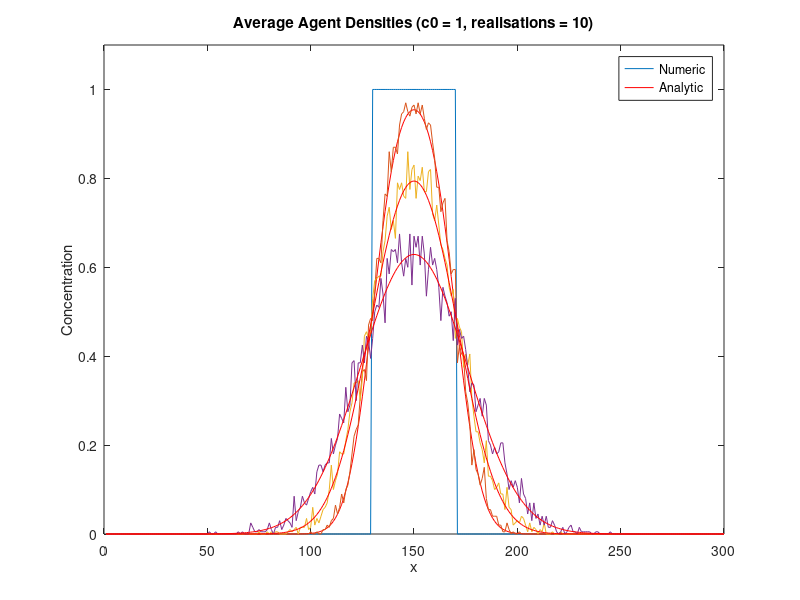
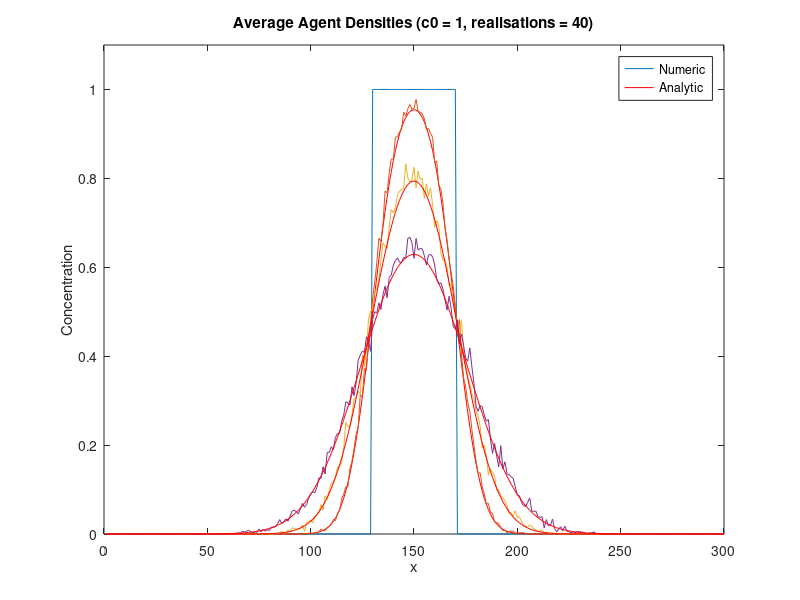
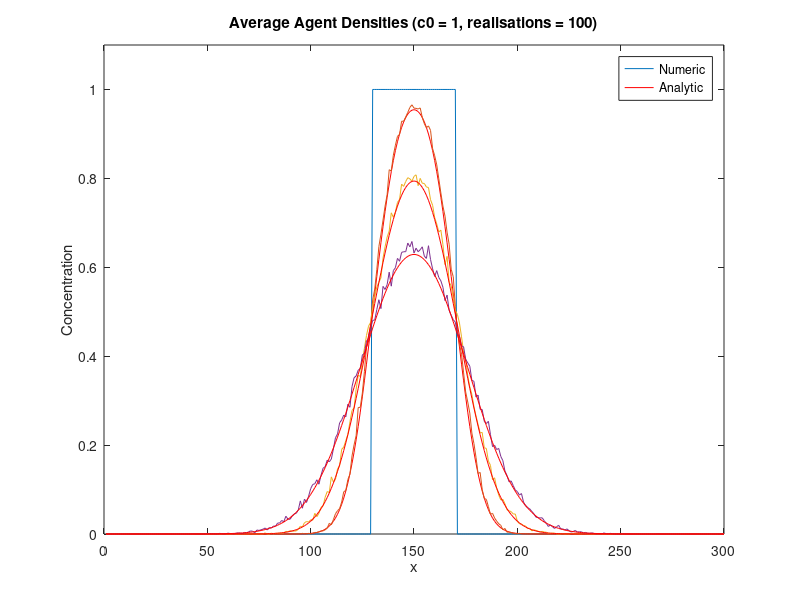
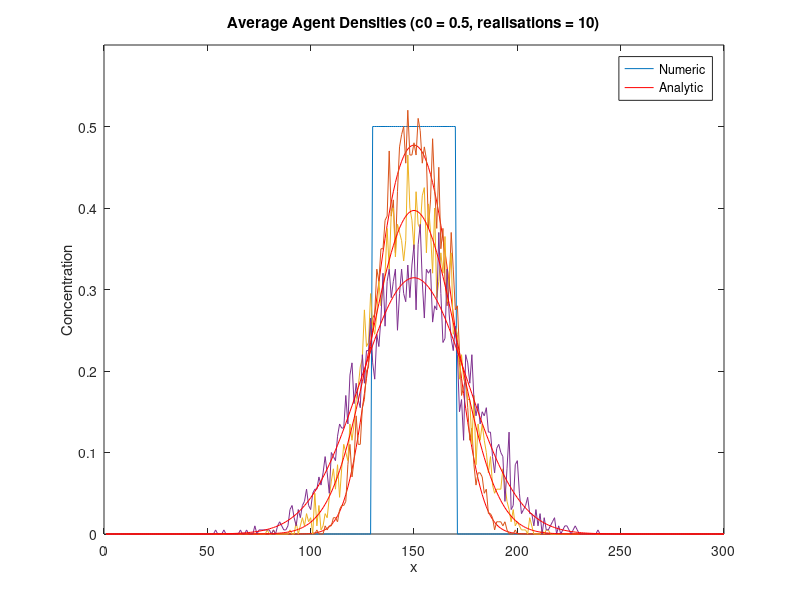

MATLAB code to generate these figures, in order:
clear all;
close all;

analytic_sol = @(c0, x, t) (c0/2) * ...
    (erf((20 - (x - 150)) / (2 * sqrt(1/4 * t))) + erf((20 + (x - 150)) / (2 * sqrt(1/4 * t))));

% determine analytic solutions (C0 = 1)
c0 = 1;
sol_200 = zeros(300, 1);
sol_500 = zeros(300, 1);
sol_1000 = zeros(300, 1);

for i = 1:300
    sol_200(i) = analytic_sol(c0, i, 200);
    sol_500(i) = analytic_sol(c0, i, 500);
    sol_1000(i) = analytic_sol(c0, i, 1000);
end

% plot column densities (C0 = 1, realisations = 10)
load('densities_10.mat');

figure;

plot(densities_10_initial);
hold on;

plot(sol_200, 'r');
hold on;

plot(densities_10_200);
hold on;

plot(densities_10_500);
hold on;

plot(densities_10_1000);
hold on;

plot(sol_500, 'r');
hold on;

plot(sol_1000, 'r');
hold on;

title('Average Agent Densities (c0 = 1, realisations = 10)', ...
    'FontWeight', 'Bold');
xlabel('x');
ylabel('Concentration');
ylim([0 1.1]);
legend('Numeric', 'Analytic');

% output relevant statistics
tss_200 = 0;
tss_500 = 0;
tss_1000 = 0;

for i = 1:300 
    tss_200 = tss_200 + abs(densities_10_200(i) - sol_200(i));
    tss_500 = tss_500 + abs(densities_10_500(i) - sol_500(i));
    tss_1000 = tss_1000 + abs(densities_10_1000(i) - sol_1000(i));
end

disp('Summed absolute differences');
disp(['(c0 = 1, realisations = 10, t = 200): ' num2str(tss_200)]);
disp(['(c0 = 1, realisations = 10, t = 500): ' num2str(tss_500)]);
disp(['(c0 = 1, realisations = 10, t = 1000): ' num2str(tss_1000)]);

% plot column densities (C0 = 1, realisations = 40)
load('densities_40.mat');

figure;

plot(densities_40_initial);
hold on;

plot(sol_200, 'r');
hold on;

plot(densities_40_200);
hold on;

plot(densities_40_500);
hold on;

plot(densities_40_1000);
hold on;

plot(sol_500, 'r');
hold on;

plot(sol_1000, 'r');
hold on;

title('Average Agent Densities (c0 = 1, realisations = 40)', ...
    'FontWeight', 'Bold');
xlabel('x');
ylabel('Concentration');
ylim([0 1.1]);
legend('Numeric', 'Analytic');

% output relevant statistics
tss_200 = 0;
tss_500 = 0;
tss_1000 = 0;

for i = 1:300 
    tss_200 = tss_200 + abs(densities_40_200(i) - sol_200(i));
    tss_500 = tss_500 + abs(densities_40_500(i) - sol_500(i));
    tss_1000 = tss_1000 + abs(densities_40_1000(i) - sol_1000(i));
end

disp(['(c0 = 1, realisations = 40, t = 200): ' num2str(tss_200)]);
disp(['(c0 = 1, realisations = 40, t = 500): ' num2str(tss_500)]);
disp(['(c0 = 1, realisations = 40, t = 1000): ' num2str(tss_1000)]);

% plot column densities (C0 = 1, realisations = 100)
load('densities_100.mat');

figure;

plot(densities_100_initial);
hold on;

plot(sol_200, 'r');
hold on;

plot(densities_100_200);
hold on;

plot(densities_100_500);
hold on;

plot(densities_100_1000);
hold on;

plot(sol_500, 'r');
hold on;

plot(sol_1000, 'r');
hold on;

title('Average Agent Densities (c0 = 1, realisations = 100)', ...
    'FontWeight', 'Bold');
xlabel('x');
ylabel('Concentration');
ylim([0 1.1]);
legend('Numeric', 'Analytic');

% output relevant statistics
tss_200 = 0;
tss_500 = 0;
tss_1000 = 0;

for i = 1:300 
    tss_200 = tss_200 + abs(densities_100_200(i) - sol_200(i));
    tss_500 = tss_500 + abs(densities_100_500(i) - sol_500(i));
    tss_1000 = tss_1000 + abs(densities_100_1000(i) - sol_1000(i));
end

disp(['(c0 = 1, realisations = 100, t = 200): ' num2str(tss_200)]);
disp(['(c0 = 1, realisations = 100, t = 500): ' num2str(tss_500)]);
disp(['(c0 = 1, realisations = 100, t = 1000): ' num2str(tss_1000)]);

% determine analytic solutions (C0 = 0.5)
c0 = 0.5;
sol_200 = sol_200 * c0;
sol_500 = sol_500 * c0;
sol_1000 = sol_1000 * c0;

% plot column densities (C0 = 0.5, realisations = 10)
load('p_densities_10.mat');

figure;

plot(p_densities_10_initial);
hold on;

plot(sol_200, 'r');
hold on;

plot(p_densities_10_200);
hold on;

plot(p_densities_10_500);
hold on;

plot(p_densities_10_1000);
hold on;

plot(sol_500, 'r');
hold on;

plot(sol_1000, 'r');
hold on;

title('Average Agent Densities (c0 = 0.5, realisations = 10)', ...
    'FontWeight', 'Bold');
xlabel('x');
ylabel('Concentration');
ylim([0 0.6]);
legend('Numeric', 'Analytic');

% output relevant statistics
tss_200 = 0;
tss_500 = 0;
tss_1000 = 0;

for i = 1:300 
    tss_200 = tss_200 + abs(p_densities_10_200(i) - sol_200(i));
    tss_500 = tss_500 + abs(p_densities_10_500(i) - sol_500(i));
    tss_1000 = tss_1000 + abs(p_densities_10_1000(i) - sol_1000(i));
end

disp(['(c0 = 0.5, realisations = 10, t = 200): ' num2str(tss_200)]);
disp(['(c0 = 0.5, realisations = 10, t = 500): ' num2str(tss_500)]);
disp(['(c0 = 0.5, realisations = 10, t = 1000): ' num2str(tss_1000)]);

% plot column densities (C0 = 0.5, realisations = 40)
load('p_densities_40.mat');

figure;

plot(p_densities_40_initial);
hold on;

plot(sol_200, 'r');
hold on;

plot(p_densities_40_200);
hold on;

plot(p_densities_40_500);
hold on;

plot(p_densities_40_1000);
hold on;

plot(sol_500, 'r');
hold on;

plot(sol_1000, 'r');
hold on;

title('Average Agent Densities (c0 = 0.5, realisations = 40)', ...
    'FontWeight', 'Bold');
xlabel('x');
ylabel('Concentration');
ylim([0 0.6]);
legend('Numeric', 'Analytic');

% output relevant statistics
tss_200 = 0;
tss_500 = 0;
tss_1000 = 0;

for i = 1:300 
    tss_200 = tss_200 + abs(p_densities_40_200(i) - sol_200(i));
    tss_500 = tss_500 + abs(p_densities_40_500(i) - sol_500(i));
    tss_1000 = tss_1000 + abs(p_densities_40_1000(i) - sol_1000(i));
end

disp(['(c0 = 0.5, realisations = 40, t = 200): ' num2str(tss_200)]);
disp(['(c0 = 0.5, realisations = 40, t = 500): ' num2str(tss_500)]);
disp(['(c0 = 0.5, realisations = 40, t = 1000): ' num2str(tss_1000)]);

% plot column densities (C0 = 0.5, realisations = 100)
load('p_densities_100.mat');

figure;

plot(p_densities_100_initial);
hold on;

plot(sol_200, 'r');
hold on;

plot(p_densities_100_200);
hold on;

plot(p_densities_100_500);
hold on;

plot(p_densities_100_1000);
hold on;

plot(sol_500, 'r');
hold on;

plot(sol_1000, 'r');
hold on;

title('Average Agent Densities (c0 = 0.5, realisations = 100)', ...
    'FontWeight', 'Bold');
xlabel('x');
ylabel('Concentration');
ylim([0 0.6]);
legend('Numeric', 'Analytic');

% output relevant statistics
tss_200 = 0;
tss_500 = 0;
tss_1000 = 0;

for i = 1:300 
    tss_200 = tss_200 + abs(p_densities_100_200(i) - sol_200(i));
    tss_500 = tss_500 + abs(p_densities_100_500(i) - sol_500(i));
    tss_1000 = tss_1000 + abs(p_densities_100_1000(i) - sol_1000(i));
end

disp(['(c0 = 0.5, realisations = 100, t = 200): ' num2str(tss_200)]);
disp(['(c0 = 0.5, realisations = 100, t = 500): ' num2str(tss_500)]);
disp(['(c0 = 0.5, realisations = 100, t = 1000): ' num2str(tss_1000)]);
